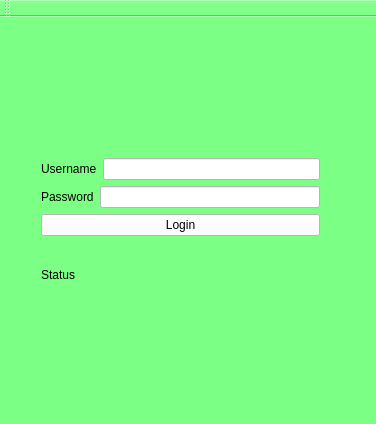
<?xml version="1.0" encoding="UTF-8"?>
<ui version="4.0">
 <class>MainWindow</class>
 <widget class="QMainWindow" name="MainWindow">
  <property name="geometry">
   <rect>
    <x>0</x>
    <y>0</y>
    <width>376</width>
    <height>424</height>
   </rect>
  </property>
  <property name="windowTitle">
   <string>MainWindow</string>
  </property>
  <property name="styleSheet">
   <string notr="true">background-color: rgb(124, 255, 133);</string>
  </property>
  <widget class="QWidget" name="centralWidget">
   <widget class="QLabel" name="label_IPIA">
    <property name="geometry">
     <rect>
      <x>10</x>
      <y>10</y>
      <width>351</width>
      <height>111</height>
     </rect>
    </property>
    <property name="text">
     <string/>
    </property>
    <property name="pixmap">
     <pixmap>../../../../privatni/IpiA2.jpg</pixmap>
    </property>
   </widget>
   <widget class="QWidget" name="layoutWidget">
    <property name="geometry">
     <rect>
      <x>30</x>
      <y>130</y>
      <width>301</width>
      <height>171</height>
     </rect>
    </property>
    <layout class="QVBoxLayout" name="verticalLayout">
     <item>
      <layout class="QHBoxLayout" name="horizontalLayout">
       <item>
        <widget class="QLabel" name="label_username">
         <property name="text">
          <string>Username</string>
         </property>
        </widget>
       </item>
       <item>
        <widget class="QLineEdit" name="lineEdit_username">
         <property name="styleSheet">
          <string notr="true">background-color: rgb(255, 255, 255);</string>
         </property>
        </widget>
       </item>
      </layout>
     </item>
     <item>
      <layout class="QHBoxLayout" name="horizontalLayout_2">
       <item>
        <widget class="QLabel" name="label_password">
         <property name="text">
          <string>Password</string>
         </property>
        </widget>
       </item>
       <item>
        <widget class="QLineEdit" name="lineEdit_password">
         <property name="styleSheet">
          <string notr="true">background-color: rgb(255, 255, 255);</string>
         </property>
         <property name="echoMode">
          <enum>QLineEdit::Password</enum>
         </property>
        </widget>
       </item>
      </layout>
     </item>
     <item>
      <widget class="QPushButton" name="pushButton_Login">
       <property name="styleSheet">
        <string notr="true">background-color: rgb(255, 255, 255);</string>
       </property>
       <property name="text">
        <string>Login</string>
       </property>
      </widget>
     </item>
     <item>
      <widget class="QLabel" name="label_status">
       <property name="text">
        <string>Status</string>
       </property>
      </widget>
     </item>
    </layout>
   </widget>
  </widget>
  <widget class="QMenuBar" name="menuBar">
   <property name="geometry">
    <rect>
     <x>0</x>
     <y>0</y>
     <width>376</width>
     <height>21</height>
    </rect>
   </property>
  </widget>
  <widget class="QToolBar" name="mainToolBar">
   <attribute name="toolBarArea">
    <enum>TopToolBarArea</enum>
   </attribute>
   <attribute name="toolBarBreak">
    <bool>false</bool>
   </attribute>
  </widget>
  <widget class="QStatusBar" name="statusBar"/>
 </widget>
 <layoutdefault spacing="6" margin="11"/>
 <resources/>
 <connections/>
</ui>
